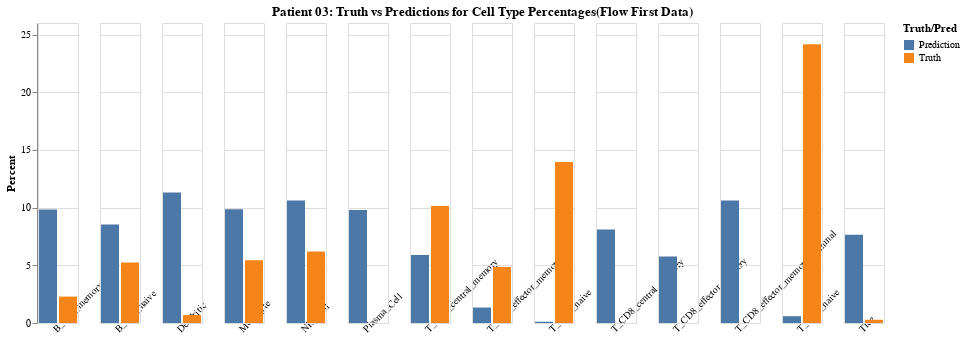
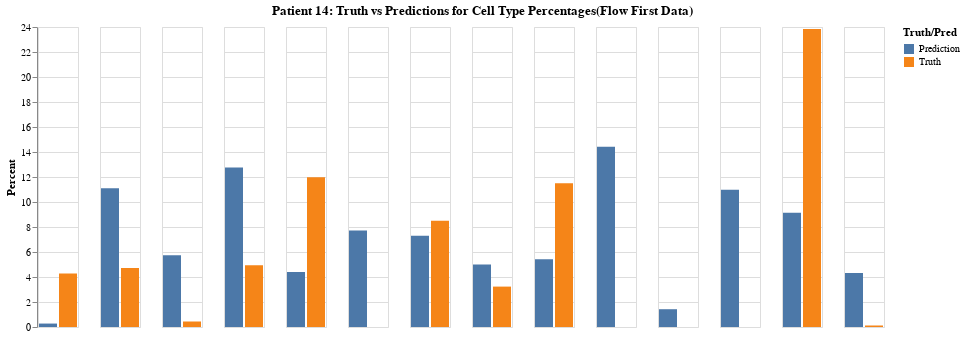
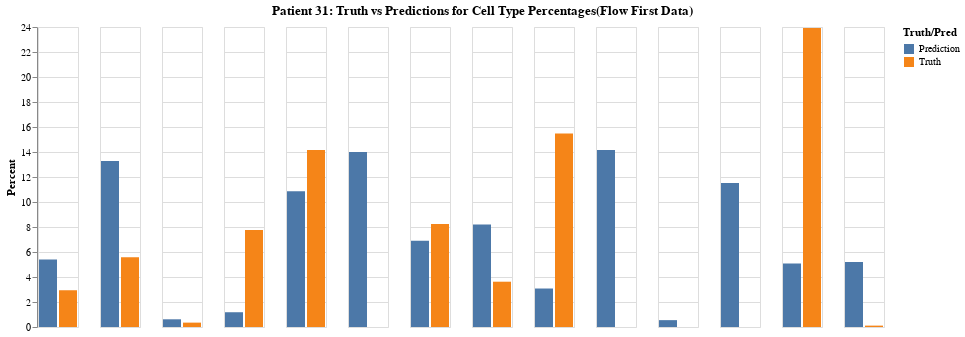
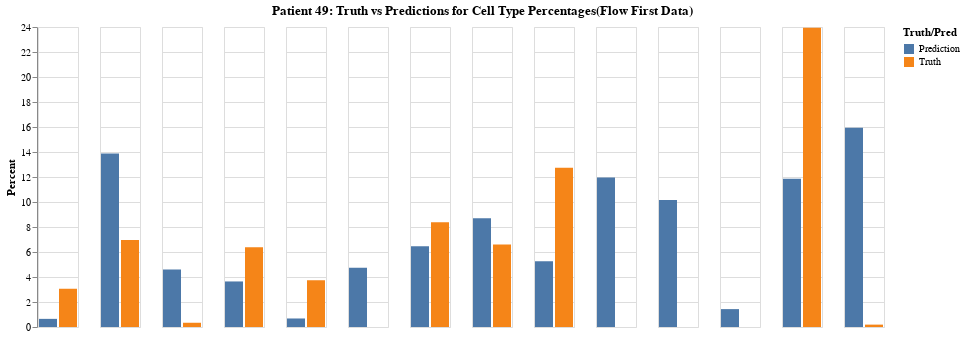

Notebook code for these charts, in order:
### Code cell
# Still figuring out how to move the labels to the bottom
flag = True

for patient in PBMC_MIXTURE_PRED_BY_FLOW_FIRST: 
    title = alt.TitleParams('Patient {}: Truth vs Predictions for Cell Type Percentages(Flow First Data)'.format(patient), anchor='middle')
    chart = alt.Chart(data, title = title).mark_bar().encode(
        x=alt.X('Truth/Pred', title = ''),
        y=alt.Y(patient, title = 'Percent'),
        color=alt.Color('Truth/Pred'),
        column=alt.Column('Cell Type', title = '', header = alt.Header(orient='bottom', labelAngle=-45, labelAlign='left', labels = flag))
    ).configure_axisX(disable = True)

    chart.display()
    flag = False

### Figure 1 — Vega-Lite specification as saved in the notebook (floating-point values rounded to 4 significant figures)
{"config": {"view": {"continuousWidth": 400, "continuousHeight": 300}, "axisX": {"disable": true}}, "data": {"name": "data-b12d9ac2fb1f15c85a33e56b1ceed771"}, "mark": "bar", "encoding": {"color": {"field": "Truth/Pred", "type": "nominal"}, "column": {"field": "Cell Type", "header": {"labelAlign": "left", "labelAngle": -45, "labels": true, "orient": "bottom"}, "title": "", "type": "nominal"}, "x": {"field": "Truth/Pred", "title": "", "type": "nominal"}, "y": {"field": "03", "title": "Percent", "type": "quantitative"}}, "title": {"text": "Patient 03: Truth vs Predictions for Cell Type Percentages(Flow First Data)", "anchor": "middle"}, "$schema": "https://vega.github.io/schema/vega-lite/v4.17.0.json", "datasets": {"data-b12d9ac2fb1f15c85a33e56b1ceed771": [{"03": 13.95, "14": 11.51, "31": 15.48, "49": 12.74, "50": 14.53, "Cell Type": "T_CD4_naive", "Truth/Pred": "Truth"}, {"03": 10.15, "14": 8.508, "31": 8.244, "49": 8.389, "50": 7.674, "Cell Type": "T_CD4_central_memory", "Truth/Pred": "Truth"}, {"03": 4.844, "14": 3.232, "31": 3.624, "49": 6.605, "50": 1.654, "Cell Type": "T_CD4_effector_memory", "Truth/Pred": "Truth"}, {"03": 24.16, "14": 23.85, "31": 23.93, "49": 23.95, "50": 10.83, "Cell Type": "T_CD8_naive", "Truth/Pred": "Truth"}, {"03": 0.0, "14": 0.0, "31": 0.0, "49": 0.0, "50": 0.0, "Cell Type": "T_CD8_central_memory", "Truth/Pred": "Truth"}, {"03": 0.0, "14": 0.0, "31": 0.0, "49": 0.0, "50": 0.0, "Cell Type": "T_CD8_effector_memory", "Truth/Pred": "Truth"}, {"03": 0.0, "14": 0.0, "31": 0.0, "49": 0.0, "50": 0.0, "Cell Type": "T_CD8_effector_memory_terminal", "Truth/Pred": "Truth"}, {"03": 0.28, "14": 0.12, "31": 0.11, "49": 0.19, "50": 0.14, "Cell Type": "Treg", "Truth/Pred": "Truth"}, {"03": 6.2, "14": 11.99, "31": 14.17, "49": 3.74, "50": 6.16, "Cell Type": "NK_Cell", "Truth/Pred": "Truth"}, {"03": 5.25, "14": 4.73, "31": 5.58, "49": 6.96, "50": 8.99, "Cell Type": "B_Cell_naive", "Truth/Pred": "Truth"}, {"03": 2.29, "14": 4.29, "31": 2.94, "49": 3.06, "50": 2.14, "Cell Type": "B_Cell_memory", "Truth/Pred": "Truth"}, {"03": 0.0, "14": 0.0, "31": 0.0, "49": 0.0, "50": 0.0, "Cell Type": "Plasma_Cell", "Truth/Pred": "Truth"}, {"03": 5.43, "14": 4.94, "31": 7.77, "49": 6.39, "50": 22.45, "Cell Type": "Monocyte", "Truth/Pred": "Truth"}, {"03": 0.69, "14": 0.44, "31": 0.35, "49": 0.34, "50": 0.52, "Cell Type": "Dendritic", "Truth/Pred": "Truth"}, {"03": 0.1107, "14": 5.429, "31": 3.079, "49": 5.27, "50": 14.05, "Cell Type": "T_CD4_naive", "Truth/Pred": "Prediction"}, {"03": 5.901, "14": 7.299, "31": 6.895, "49": 6.458, "50": 0.1224, "Cell Type": "T_CD4_central_memory", "Truth/Pred": "Prediction"}, {"03": 1.341, "14": 5.008, "31": 8.194, "49": 8.704, "50": 6.08, "Cell Type": "T_CD4_effector_memory", "Truth/Pred": "Prediction"}, {"03": 0.5909, "14": 9.137, "31": 5.071, "49": 11.87, "50": 13.47, "Cell Type": "T_CD8_naive", "Truth/Pred": "Prediction"}, {"03": 8.105, "14": 14.42, "31": 14.16, "49": 11.96, "50": 3.077, "Cell Type": "T_CD8_central_memory", "Truth/Pred": "Prediction"}, {"03": 5.758, "14": 1.422, "31": 0.5488, "49": 10.16, "50": 0.3282, "Cell Type": "T_CD8_effector_memory", "Truth/Pred": "Prediction"}, {"03": 10.61, "14": 10.98, "31": 11.53, "49": 1.431, "50": 10.51, "Cell Type": "T_CD8_effector_memory_terminal", "Truth/Pred": "Prediction"}, {"03": 7.656, "14": 4.315, "31": 5.193, "49": 15.95, "50": 2.879, "Cell Type": "Treg", "Truth/Pred": "Prediction"}, {"03": 10.61, "14": 4.406, "31": 10.85, "49": 0.6816, "50": 8.235, "Cell Type": "NK_Cell", "Truth/Pred": "Prediction"}, {"03": 8.527, "14": 11.1, "31": 13.27, "49": 13.89, "50": 9.091, "Cell Type": "B_Cell_naive", "Truth/Pred": "Prediction"}, {"03": 9.83, "14": 0.2753, "31": 5.408, "49": 0.6508, "50": 14.9, "Cell Type": "B_Cell_memory", "Truth/Pred": "Prediction"}, {"03": 9.786, "14": 7.726, "31": 14.0, "49": 4.744, "50": 1.393, "Cell Type": "Plasma_Cell", "Truth/Pred": "Prediction"}, {"03": 9.857, "14": 12.75, "31": 1.181, "49": 3.644, "50": 0.9688, "Cell Type": "Monocyte", "Truth/Pred": "Prediction"}, {"03": 11.32, "14": 5.736, "31": 0.616, "49": 4.597, "50": 14.89, "Cell Type": "Dendritic", "Truth/Pred": "Prediction"}]}}

### Figure 2 — Vega-Lite specification as saved in the notebook (floating-point values rounded to 4 significant figures)
{"config": {"view": {"continuousWidth": 400, "continuousHeight": 300}, "axisX": {"disable": true}}, "data": {"name": "data-b12d9ac2fb1f15c85a33e56b1ceed771"}, "mark": "bar", "encoding": {"color": {"field": "Truth/Pred", "type": "nominal"}, "column": {"field": "Cell Type", "header": {"labelAlign": "left", "labelAngle": -45, "labels": false, "orient": "bottom"}, "title": "", "type": "nominal"}, "x": {"field": "Truth/Pred", "title": "", "type": "nominal"}, "y": {"field": "14", "title": "Percent", "type": "quantitative"}}, "title": {"text": "Patient 14: Truth vs Predictions for Cell Type Percentages(Flow First Data)", "anchor": "middle"}, "$schema": "https://vega.github.io/schema/vega-lite/v4.17.0.json", "datasets": {"data-b12d9ac2fb1f15c85a33e56b1ceed771": [{"03": 13.95, "14": 11.51, "31": 15.48, "49": 12.74, "50": 14.53, "Cell Type": "T_CD4_naive", "Truth/Pred": "Truth"}, {"03": 10.15, "14": 8.508, "31": 8.244, "49": 8.389, "50": 7.674, "Cell Type": "T_CD4_central_memory", "Truth/Pred": "Truth"}, {"03": 4.844, "14": 3.232, "31": 3.624, "49": 6.605, "50": 1.654, "Cell Type": "T_CD4_effector_memory", "Truth/Pred": "Truth"}, {"03": 24.16, "14": 23.85, "31": 23.93, "49": 23.95, "50": 10.83, "Cell Type": "T_CD8_naive", "Truth/Pred": "Truth"}, {"03": 0.0, "14": 0.0, "31": 0.0, "49": 0.0, "50": 0.0, "Cell Type": "T_CD8_central_memory", "Truth/Pred": "Truth"}, {"03": 0.0, "14": 0.0, "31": 0.0, "49": 0.0, "50": 0.0, "Cell Type": "T_CD8_effector_memory", "Truth/Pred": "Truth"}, {"03": 0.0, "14": 0.0, "31": 0.0, "49": 0.0, "50": 0.0, "Cell Type": "T_CD8_effector_memory_terminal", "Truth/Pred": "Truth"}, {"03": 0.28, "14": 0.12, "31": 0.11, "49": 0.19, "50": 0.14, "Cell Type": "Treg", "Truth/Pred": "Truth"}, {"03": 6.2, "14": 11.99, "31": 14.17, "49": 3.74, "50": 6.16, "Cell Type": "NK_Cell", "Truth/Pred": "Truth"}, {"03": 5.25, "14": 4.73, "31": 5.58, "49": 6.96, "50": 8.99, "Cell Type": "B_Cell_naive", "Truth/Pred": "Truth"}, {"03": 2.29, "14": 4.29, "31": 2.94, "49": 3.06, "50": 2.14, "Cell Type": "B_Cell_memory", "Truth/Pred": "Truth"}, {"03": 0.0, "14": 0.0, "31": 0.0, "49": 0.0, "50": 0.0, "Cell Type": "Plasma_Cell", "Truth/Pred": "Truth"}, {"03": 5.43, "14": 4.94, "31": 7.77, "49": 6.39, "50": 22.45, "Cell Type": "Monocyte", "Truth/Pred": "Truth"}, {"03": 0.69, "14": 0.44, "31": 0.35, "49": 0.34, "50": 0.52, "Cell Type": "Dendritic", "Truth/Pred": "Truth"}, {"03": 0.1107, "14": 5.429, "31": 3.079, "49": 5.27, "50": 14.05, "Cell Type": "T_CD4_naive", "Truth/Pred": "Prediction"}, {"03": 5.901, "14": 7.299, "31": 6.895, "49": 6.458, "50": 0.1224, "Cell Type": "T_CD4_central_memory", "Truth/Pred": "Prediction"}, {"03": 1.341, "14": 5.008, "31": 8.194, "49": 8.704, "50": 6.08, "Cell Type": "T_CD4_effector_memory", "Truth/Pred": "Prediction"}, {"03": 0.5909, "14": 9.137, "31": 5.071, "49": 11.87, "50": 13.47, "Cell Type": "T_CD8_naive", "Truth/Pred": "Prediction"}, {"03": 8.105, "14": 14.42, "31": 14.16, "49": 11.96, "50": 3.077, "Cell Type": "T_CD8_central_memory", "Truth/Pred": "Prediction"}, {"03": 5.758, "14": 1.422, "31": 0.5488, "49": 10.16, "50": 0.3282, "Cell Type": "T_CD8_effector_memory", "Truth/Pred": "Prediction"}, {"03": 10.61, "14": 10.98, "31": 11.53, "49": 1.431, "50": 10.51, "Cell Type": "T_CD8_effector_memory_terminal", "Truth/Pred": "Prediction"}, {"03": 7.656, "14": 4.315, "31": 5.193, "49": 15.95, "50": 2.879, "Cell Type": "Treg", "Truth/Pred": "Prediction"}, {"03": 10.61, "14": 4.406, "31": 10.85, "49": 0.6816, "50": 8.235, "Cell Type": "NK_Cell", "Truth/Pred": "Prediction"}, {"03": 8.527, "14": 11.1, "31": 13.27, "49": 13.89, "50": 9.091, "Cell Type": "B_Cell_naive", "Truth/Pred": "Prediction"}, {"03": 9.83, "14": 0.2753, "31": 5.408, "49": 0.6508, "50": 14.9, "Cell Type": "B_Cell_memory", "Truth/Pred": "Prediction"}, {"03": 9.786, "14": 7.726, "31": 14.0, "49": 4.744, "50": 1.393, "Cell Type": "Plasma_Cell", "Truth/Pred": "Prediction"}, {"03": 9.857, "14": 12.75, "31": 1.181, "49": 3.644, "50": 0.9688, "Cell Type": "Monocyte", "Truth/Pred": "Prediction"}, {"03": 11.32, "14": 5.736, "31": 0.616, "49": 4.597, "50": 14.89, "Cell Type": "Dendritic", "Truth/Pred": "Prediction"}]}}

### Figure 3 — Vega-Lite specification as saved in the notebook (floating-point values rounded to 4 significant figures)
{"config": {"view": {"continuousWidth": 400, "continuousHeight": 300}, "axisX": {"disable": true}}, "data": {"name": "data-b12d9ac2fb1f15c85a33e56b1ceed771"}, "mark": "bar", "encoding": {"color": {"field": "Truth/Pred", "type": "nominal"}, "column": {"field": "Cell Type", "header": {"labelAlign": "left", "labelAngle": -45, "labels": false, "orient": "bottom"}, "title": "", "type": "nominal"}, "x": {"field": "Truth/Pred", "title": "", "type": "nominal"}, "y": {"field": "31", "title": "Percent", "type": "quantitative"}}, "title": {"text": "Patient 31: Truth vs Predictions for Cell Type Percentages(Flow First Data)", "anchor": "middle"}, "$schema": "https://vega.github.io/schema/vega-lite/v4.17.0.json", "datasets": {"data-b12d9ac2fb1f15c85a33e56b1ceed771": [{"03": 13.95, "14": 11.51, "31": 15.48, "49": 12.74, "50": 14.53, "Cell Type": "T_CD4_naive", "Truth/Pred": "Truth"}, {"03": 10.15, "14": 8.508, "31": 8.244, "49": 8.389, "50": 7.674, "Cell Type": "T_CD4_central_memory", "Truth/Pred": "Truth"}, {"03": 4.844, "14": 3.232, "31": 3.624, "49": 6.605, "50": 1.654, "Cell Type": "T_CD4_effector_memory", "Truth/Pred": "Truth"}, {"03": 24.16, "14": 23.85, "31": 23.93, "49": 23.95, "50": 10.83, "Cell Type": "T_CD8_naive", "Truth/Pred": "Truth"}, {"03": 0.0, "14": 0.0, "31": 0.0, "49": 0.0, "50": 0.0, "Cell Type": "T_CD8_central_memory", "Truth/Pred": "Truth"}, {"03": 0.0, "14": 0.0, "31": 0.0, "49": 0.0, "50": 0.0, "Cell Type": "T_CD8_effector_memory", "Truth/Pred": "Truth"}, {"03": 0.0, "14": 0.0, "31": 0.0, "49": 0.0, "50": 0.0, "Cell Type": "T_CD8_effector_memory_terminal", "Truth/Pred": "Truth"}, {"03": 0.28, "14": 0.12, "31": 0.11, "49": 0.19, "50": 0.14, "Cell Type": "Treg", "Truth/Pred": "Truth"}, {"03": 6.2, "14": 11.99, "31": 14.17, "49": 3.74, "50": 6.16, "Cell Type": "NK_Cell", "Truth/Pred": "Truth"}, {"03": 5.25, "14": 4.73, "31": 5.58, "49": 6.96, "50": 8.99, "Cell Type": "B_Cell_naive", "Truth/Pred": "Truth"}, {"03": 2.29, "14": 4.29, "31": 2.94, "49": 3.06, "50": 2.14, "Cell Type": "B_Cell_memory", "Truth/Pred": "Truth"}, {"03": 0.0, "14": 0.0, "31": 0.0, "49": 0.0, "50": 0.0, "Cell Type": "Plasma_Cell", "Truth/Pred": "Truth"}, {"03": 5.43, "14": 4.94, "31": 7.77, "49": 6.39, "50": 22.45, "Cell Type": "Monocyte", "Truth/Pred": "Truth"}, {"03": 0.69, "14": 0.44, "31": 0.35, "49": 0.34, "50": 0.52, "Cell Type": "Dendritic", "Truth/Pred": "Truth"}, {"03": 0.1107, "14": 5.429, "31": 3.079, "49": 5.27, "50": 14.05, "Cell Type": "T_CD4_naive", "Truth/Pred": "Prediction"}, {"03": 5.901, "14": 7.299, "31": 6.895, "49": 6.458, "50": 0.1224, "Cell Type": "T_CD4_central_memory", "Truth/Pred": "Prediction"}, {"03": 1.341, "14": 5.008, "31": 8.194, "49": 8.704, "50": 6.08, "Cell Type": "T_CD4_effector_memory", "Truth/Pred": "Prediction"}, {"03": 0.5909, "14": 9.137, "31": 5.071, "49": 11.87, "50": 13.47, "Cell Type": "T_CD8_naive", "Truth/Pred": "Prediction"}, {"03": 8.105, "14": 14.42, "31": 14.16, "49": 11.96, "50": 3.077, "Cell Type": "T_CD8_central_memory", "Truth/Pred": "Prediction"}, {"03": 5.758, "14": 1.422, "31": 0.5488, "49": 10.16, "50": 0.3282, "Cell Type": "T_CD8_effector_memory", "Truth/Pred": "Prediction"}, {"03": 10.61, "14": 10.98, "31": 11.53, "49": 1.431, "50": 10.51, "Cell Type": "T_CD8_effector_memory_terminal", "Truth/Pred": "Prediction"}, {"03": 7.656, "14": 4.315, "31": 5.193, "49": 15.95, "50": 2.879, "Cell Type": "Treg", "Truth/Pred": "Prediction"}, {"03": 10.61, "14": 4.406, "31": 10.85, "49": 0.6816, "50": 8.235, "Cell Type": "NK_Cell", "Truth/Pred": "Prediction"}, {"03": 8.527, "14": 11.1, "31": 13.27, "49": 13.89, "50": 9.091, "Cell Type": "B_Cell_naive", "Truth/Pred": "Prediction"}, {"03": 9.83, "14": 0.2753, "31": 5.408, "49": 0.6508, "50": 14.9, "Cell Type": "B_Cell_memory", "Truth/Pred": "Prediction"}, {"03": 9.786, "14": 7.726, "31": 14.0, "49": 4.744, "50": 1.393, "Cell Type": "Plasma_Cell", "Truth/Pred": "Prediction"}, {"03": 9.857, "14": 12.75, "31": 1.181, "49": 3.644, "50": 0.9688, "Cell Type": "Monocyte", "Truth/Pred": "Prediction"}, {"03": 11.32, "14": 5.736, "31": 0.616, "49": 4.597, "50": 14.89, "Cell Type": "Dendritic", "Truth/Pred": "Prediction"}]}}

### Figure 4 — Vega-Lite specification as saved in the notebook (floating-point values rounded to 4 significant figures)
{"config": {"view": {"continuousWidth": 400, "continuousHeight": 300}, "axisX": {"disable": true}}, "data": {"name": "data-b12d9ac2fb1f15c85a33e56b1ceed771"}, "mark": "bar", "encoding": {"color": {"field": "Truth/Pred", "type": "nominal"}, "column": {"field": "Cell Type", "header": {"labelAlign": "left", "labelAngle": -45, "labels": false, "orient": "bottom"}, "title": "", "type": "nominal"}, "x": {"field": "Truth/Pred", "title": "", "type": "nominal"}, "y": {"field": "49", "title": "Percent", "type": "quantitative"}}, "title": {"text": "Patient 49: Truth vs Predictions for Cell Type Percentages(Flow First Data)", "anchor": "middle"}, "$schema": "https://vega.github.io/schema/vega-lite/v4.17.0.json", "datasets": {"data-b12d9ac2fb1f15c85a33e56b1ceed771": [{"03": 13.95, "14": 11.51, "31": 15.48, "49": 12.74, "50": 14.53, "Cell Type": "T_CD4_naive", "Truth/Pred": "Truth"}, {"03": 10.15, "14": 8.508, "31": 8.244, "49": 8.389, "50": 7.674, "Cell Type": "T_CD4_central_memory", "Truth/Pred": "Truth"}, {"03": 4.844, "14": 3.232, "31": 3.624, "49": 6.605, "50": 1.654, "Cell Type": "T_CD4_effector_memory", "Truth/Pred": "Truth"}, {"03": 24.16, "14": 23.85, "31": 23.93, "49": 23.95, "50": 10.83, "Cell Type": "T_CD8_naive", "Truth/Pred": "Truth"}, {"03": 0.0, "14": 0.0, "31": 0.0, "49": 0.0, "50": 0.0, "Cell Type": "T_CD8_central_memory", "Truth/Pred": "Truth"}, {"03": 0.0, "14": 0.0, "31": 0.0, "49": 0.0, "50": 0.0, "Cell Type": "T_CD8_effector_memory", "Truth/Pred": "Truth"}, {"03": 0.0, "14": 0.0, "31": 0.0, "49": 0.0, "50": 0.0, "Cell Type": "T_CD8_effector_memory_terminal", "Truth/Pred": "Truth"}, {"03": 0.28, "14": 0.12, "31": 0.11, "49": 0.19, "50": 0.14, "Cell Type": "Treg", "Truth/Pred": "Truth"}, {"03": 6.2, "14": 11.99, "31": 14.17, "49": 3.74, "50": 6.16, "Cell Type": "NK_Cell", "Truth/Pred": "Truth"}, {"03": 5.25, "14": 4.73, "31": 5.58, "49": 6.96, "50": 8.99, "Cell Type": "B_Cell_naive", "Truth/Pred": "Truth"}, {"03": 2.29, "14": 4.29, "31": 2.94, "49": 3.06, "50": 2.14, "Cell Type": "B_Cell_memory", "Truth/Pred": "Truth"}, {"03": 0.0, "14": 0.0, "31": 0.0, "49": 0.0, "50": 0.0, "Cell Type": "Plasma_Cell", "Truth/Pred": "Truth"}, {"03": 5.43, "14": 4.94, "31": 7.77, "49": 6.39, "50": 22.45, "Cell Type": "Monocyte", "Truth/Pred": "Truth"}, {"03": 0.69, "14": 0.44, "31": 0.35, "49": 0.34, "50": 0.52, "Cell Type": "Dendritic", "Truth/Pred": "Truth"}, {"03": 0.1107, "14": 5.429, "31": 3.079, "49": 5.27, "50": 14.05, "Cell Type": "T_CD4_naive", "Truth/Pred": "Prediction"}, {"03": 5.901, "14": 7.299, "31": 6.895, "49": 6.458, "50": 0.1224, "Cell Type": "T_CD4_central_memory", "Truth/Pred": "Prediction"}, {"03": 1.341, "14": 5.008, "31": 8.194, "49": 8.704, "50": 6.08, "Cell Type": "T_CD4_effector_memory", "Truth/Pred": "Prediction"}, {"03": 0.5909, "14": 9.137, "31": 5.071, "49": 11.87, "50": 13.47, "Cell Type": "T_CD8_naive", "Truth/Pred": "Prediction"}, {"03": 8.105, "14": 14.42, "31": 14.16, "49": 11.96, "50": 3.077, "Cell Type": "T_CD8_central_memory", "Truth/Pred": "Prediction"}, {"03": 5.758, "14": 1.422, "31": 0.5488, "49": 10.16, "50": 0.3282, "Cell Type": "T_CD8_effector_memory", "Truth/Pred": "Prediction"}, {"03": 10.61, "14": 10.98, "31": 11.53, "49": 1.431, "50": 10.51, "Cell Type": "T_CD8_effector_memory_terminal", "Truth/Pred": "Prediction"}, {"03": 7.656, "14": 4.315, "31": 5.193, "49": 15.95, "50": 2.879, "Cell Type": "Treg", "Truth/Pred": "Prediction"}, {"03": 10.61, "14": 4.406, "31": 10.85, "49": 0.6816, "50": 8.235, "Cell Type": "NK_Cell", "Truth/Pred": "Prediction"}, {"03": 8.527, "14": 11.1, "31": 13.27, "49": 13.89, "50": 9.091, "Cell Type": "B_Cell_naive", "Truth/Pred": "Prediction"}, {"03": 9.83, "14": 0.2753, "31": 5.408, "49": 0.6508, "50": 14.9, "Cell Type": "B_Cell_memory", "Truth/Pred": "Prediction"}, {"03": 9.786, "14": 7.726, "31": 14.0, "49": 4.744, "50": 1.393, "Cell Type": "Plasma_Cell", "Truth/Pred": "Prediction"}, {"03": 9.857, "14": 12.75, "31": 1.181, "49": 3.644, "50": 0.9688, "Cell Type": "Monocyte", "Truth/Pred": "Prediction"}, {"03": 11.32, "14": 5.736, "31": 0.616, "49": 4.597, "50": 14.89, "Cell Type": "Dendritic", "Truth/Pred": "Prediction"}]}}
